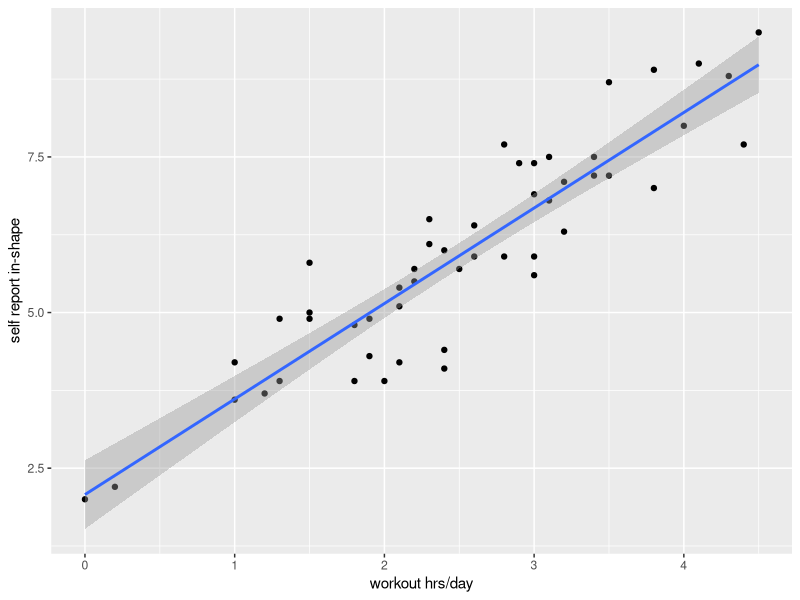
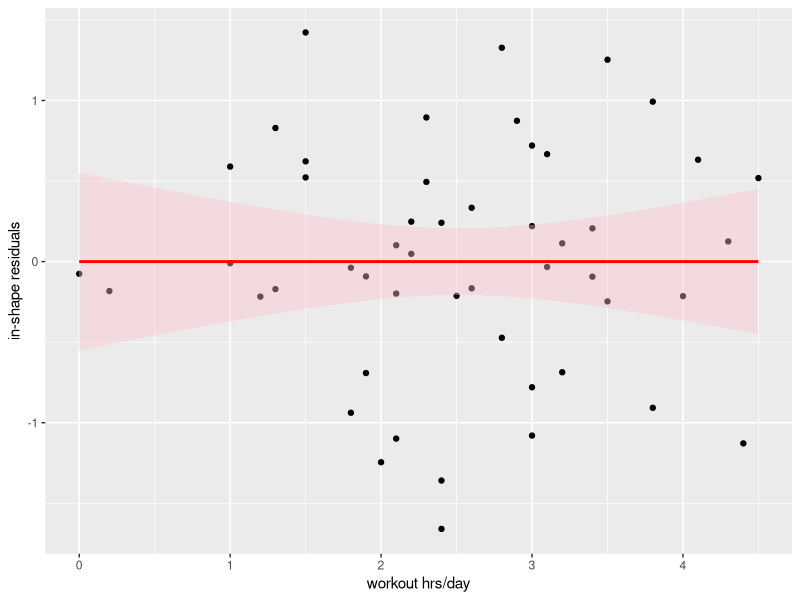
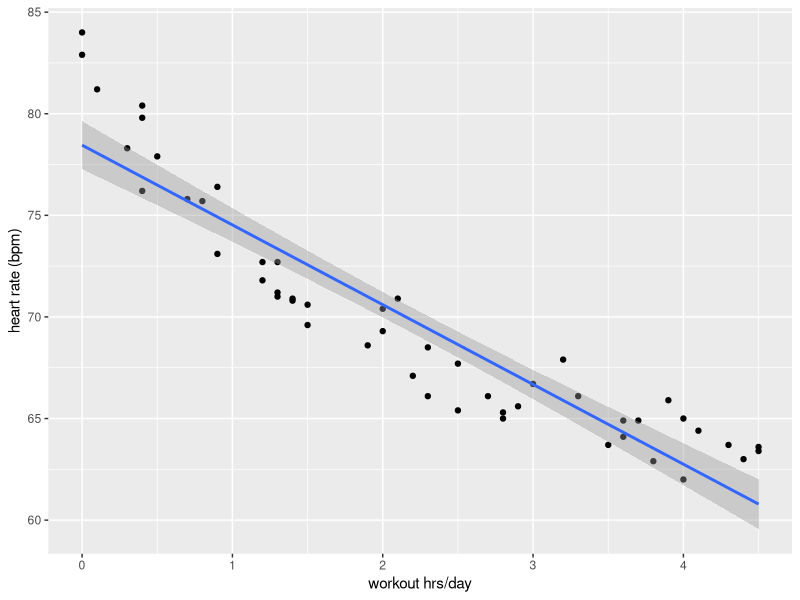
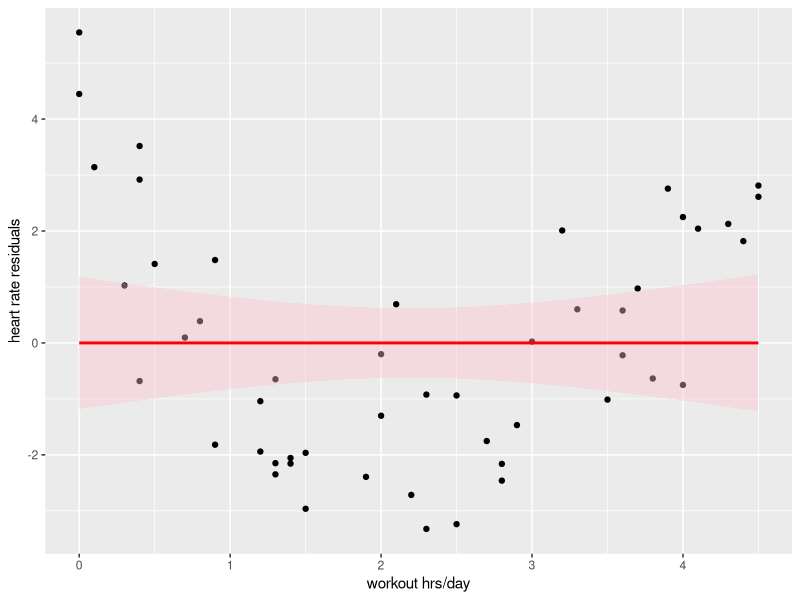
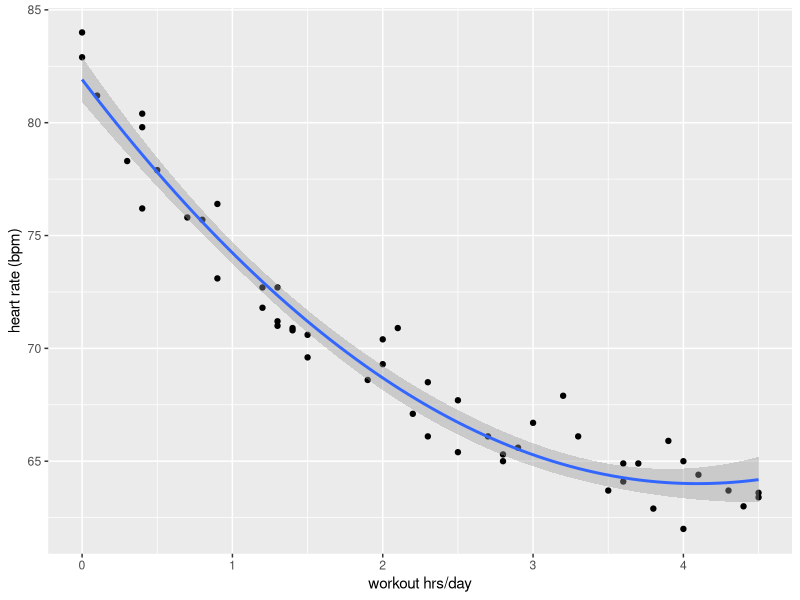
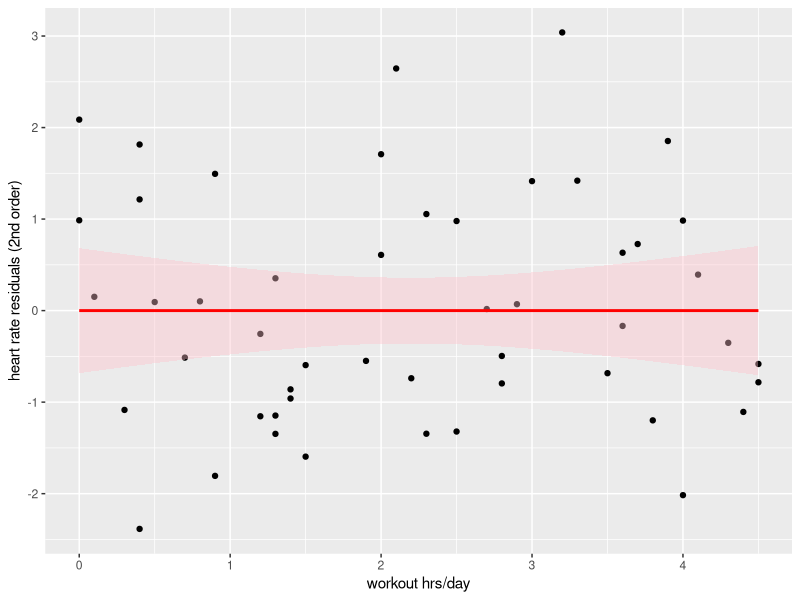

The R source for these figures, in order:
## ---- chunk 1
library(tidyverse)
## ---- chunk 2
inShapeData <- read_csv('shapeVsHours.csv')
## ---- chunk 3
plt_a <- inShapeData %>% 
  ggplot(aes(x = hours, y = reported_shape)) +
  geom_point() + 
  geom_smooth(method = 'lm') +
  xlab('workout hrs/day') + 
  ylab('self report in-shape')
show(plt_a)
## ---- chunk 4
a <- (lm(inShapeData$reported_shape ~ 
                  poly(inShapeData$hours, 1)))
## ---- chunk 5
tib_a_res <- tibble(x = inShapeData$hours, y_res = a$residuals)
plt_a_res <- tib_a_res %>% 
  ggplot(aes(x = x, y = y_res)) +
  geom_point() + 
  geom_smooth(method = 'lm', color = 'red', fill = 'pink') +
  xlab('workout hrs/day') + 
  ylab('in-shape residuals')
show(plt_a_res)
## ---- chunk 6
heartRateData <- read_csv('bpmVsHours.csv')
## ---- chunk 7
plt_b <- heartRateData %>% 
  ggplot(aes(x = hours, y = bpm)) +
  geom_point() + 
  geom_smooth(method = 'lm') +
  xlab('workout hrs/day') + 
  ylab('heart rate (bpm)')
show(plt_b)
## ---- chunk 8
b <- (lm(heartRateData$bpm ~ 
                  poly(heartRateData$hours, 1)))
## ---- chunk 9
tib_b_res <- tibble(x = heartRateData$hours, y_res = b$residuals)
plt_b_res <- tib_b_res %>% 
  ggplot(aes(x = x, y = y_res)) +
  geom_point() + 
  geom_smooth(method = 'lm', color = 'red', fill = 'pink') +
  xlab('workout hrs/day') + 
  ylab('heart rate residuals')
show(plt_b_res)
## ---- chunk 10
plt_b2 <- heartRateData %>% 
  ggplot(aes(x = hours, y = bpm)) +
  geom_point() + 
  geom_smooth(method = 'lm', formula = y ~ poly(x, 2)) +
  xlab('workout hrs/day') + 
  ylab('heart rate (bpm)')
show(plt_b2)
## ---- chunk 11
b2 <- (lm(heartRateData$bpm ~ 
                  poly(heartRateData$hours, 2)))
## ---- chunk 12
# plot residuals for 2nd order fit 
tib_b2_res <- tibble(x = heartRateData$hours, y_res = b2$residuals)
plt_b2_res <- tib_b2_res %>% 
  ggplot(aes(x = x, y = y_res)) +
  geom_point() + 
  geom_smooth(method = 'lm', color = 'red', fill = 'pink') +
  xlab('workout hrs/day') + 
  ylab('heart rate residuals (2nd order)')
show(plt_b2_res)
## ---- chunk 13

## ---- chunk 14

## ---- chunk 15

## ---- chunk 16

## ---- chunk 17

## ---- chunk 18

## ---- chunk 19
